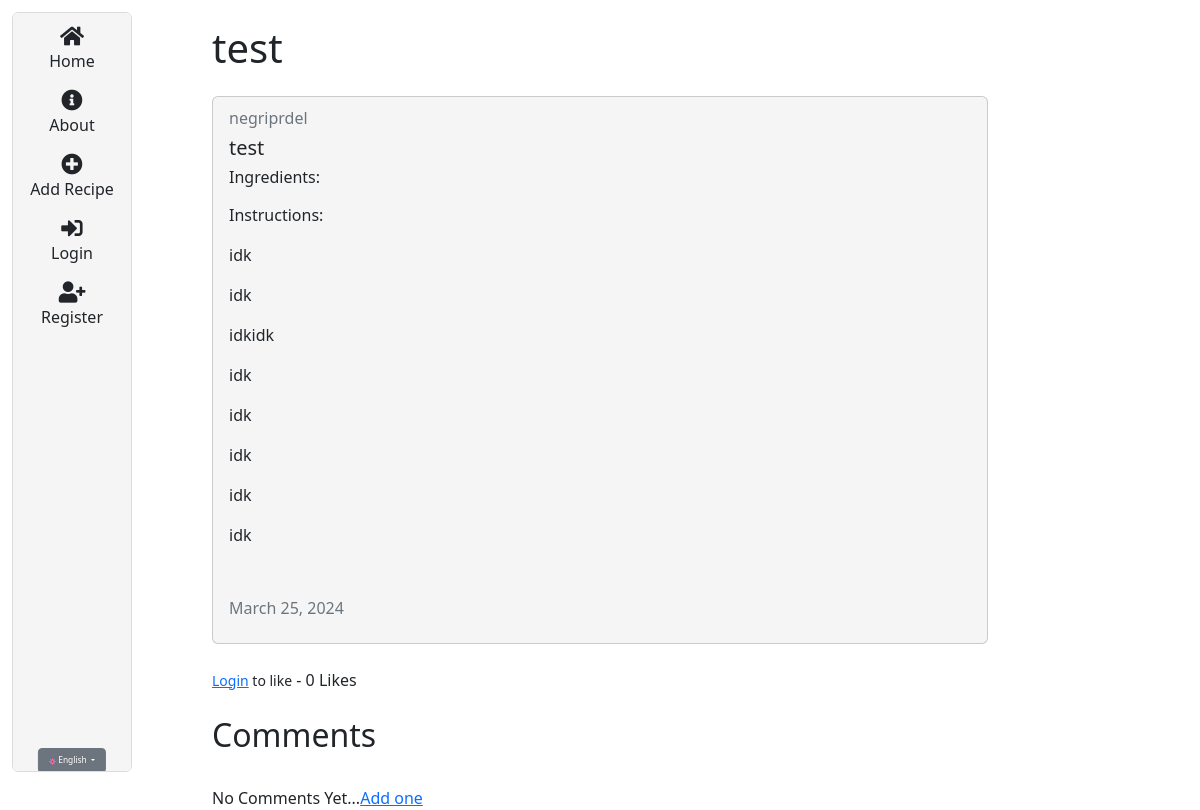
Page /en/recipe/11 on the earlier database version.
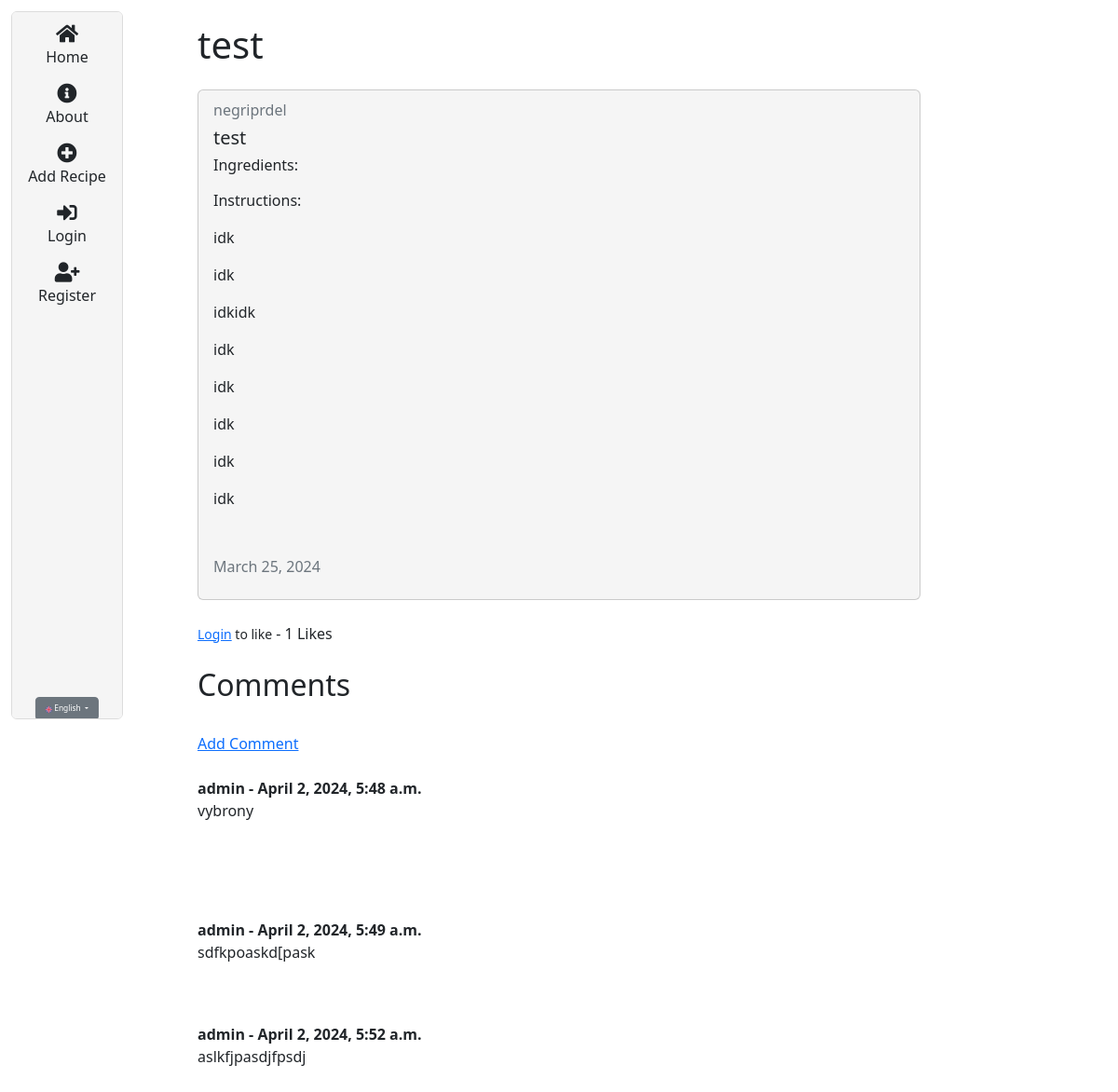
Same page on the later database version.
### recipes/models.py (models this page shows, shortened)
class Comment(models.Model):
  post = models.ForeignKey(Recipe, related_name="comments", on_delete=models.CASCADE)
  name = models.CharField(max_length=255)
  body = RichTextField(blank=True, null=True)
  date_added = models.DateTimeField(auto_now_add=True)

### recipes/views.py (the view)
# urls.py: path('recipe/<int:pk>', views.RecipeDetailView.as_view(), name="recipes-detail"),
class RecipeDetailView(DetailView):
  model = models.Recipe
  template_name = 'recipes/recipe_detail.html'
  def get_context_data(self, *args, **kwargs):
    context = super(RecipeDetailView, self).get_context_data(*args, **kwargs)
    stuff = get_object_or_404(models.Recipe, id=self.kwargs['pk'])
    total_likes = stuff.total_likes()
    liked = False
    if stuff.likes.filter(id=self.request.user.id).exists():
        liked = True
    context["total_likes"] = total_likes
    context["liked"] = liked
    return context

### recipes/models.py (called while the page is built)
  def total_likes(self):
    return self.likes.count()

### recipes/templates/recipes/recipe_detail.html (shortened to what this page needs)
{% extends "recipes/box.html" %}
{% load i18n %}
{% block content %}
  <h1>{{ object.title }}</h1>
  <div class="card my-4">
    <div class="card-body">
      <h6 class="card-subtitle mb-2 text-muted">{{ object.author }}</h6>
      <h5 class="card-title">{{ object.title }}</h5>
      <h6>{% trans "Ingredients:" %}</h6>
      <p class="card-text">{% trans "Instructions:" %} {{ object.description|safe }}</p>
      <h6 class="card-subtitle mb-2 text-muted">
        {{ object.updated_at|date:"F d, Y" }}
      </h6>
    </div>
  </div>
  <form action="{% url 'like_post' object.pk %}"method = "POST">
  {% if user.is_authenticated %}
    {% if liked %}
      <button type="submit", name="object_id", value="{{ object.id }}", class="btn btn-danger btn-sm">{% trans "Unlike" %}</button>
    {% else %}
      <button type="submit", name="object_id", value="{{ object.id }}", class="btn btn-primary btn-sm">{% trans "Like" %}</button>
    {% endif %}
  {% else %}
    <small><a href="{% url 'login' %}">{% trans "Login" %}</a> {% trans "to like" %}</small>
  {% endif %}
    - {{ total_likes }} {% trans "Likes" %}
  </form>
  <br>
<h2>{% trans "Comments" %}</h2>
<br/>
{% if not object.comments.all %}
  {% trans "No Comments Yet..." %}<a href="{% url 'add_comment' object.pk %}">{% trans "Add one" %}</a>
{% else %}
<a href="{% url 'add_comment' object.pk %}">{% trans "Add Comment" %}</a>
<br/><br/>
  {% for comment in object.comments.all %}
    <strong>
      {{ comment.name }} -
      {{ comment.date_added }}
    </strong>
    <br/>
    {{ comment.body | safe }}
    <br/><br/>
  {% endfor %}
{% endif %}
<br/>
{% endblock content %}

Differences in the rows shown:
added Comment: name "admin", date_added "April 2, 2024, 5:48 a.m.", body "vybrony"
added Comment: name "admin", date_added "April 2, 2024, 5:49 a.m.", body "sdfkpoaskd[pask"
added Comment: name "admin", date_added "April 2, 2024, 5:52 a.m.", body "aslkfjpasdjfpsdj"
Other differences:
{{ total_likes }}: "0" → "1"
text no longer shown: "No Comments Yet... Add one"
text now shown: "Add Comment"
